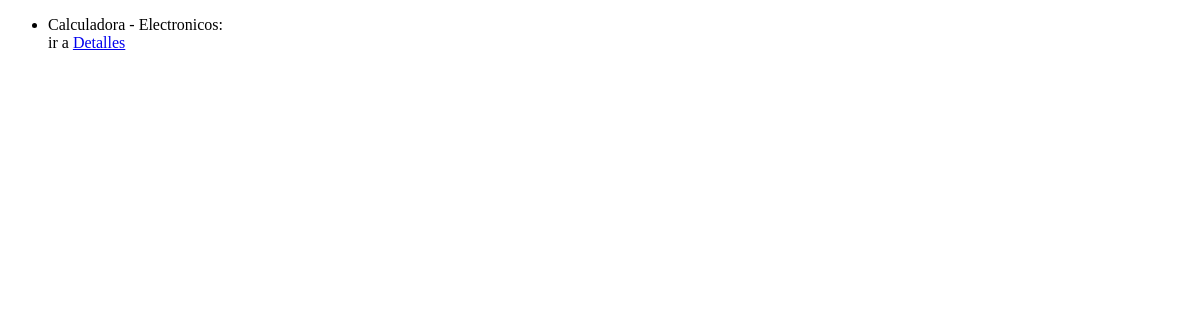
Before: /panel/ with the older database file.
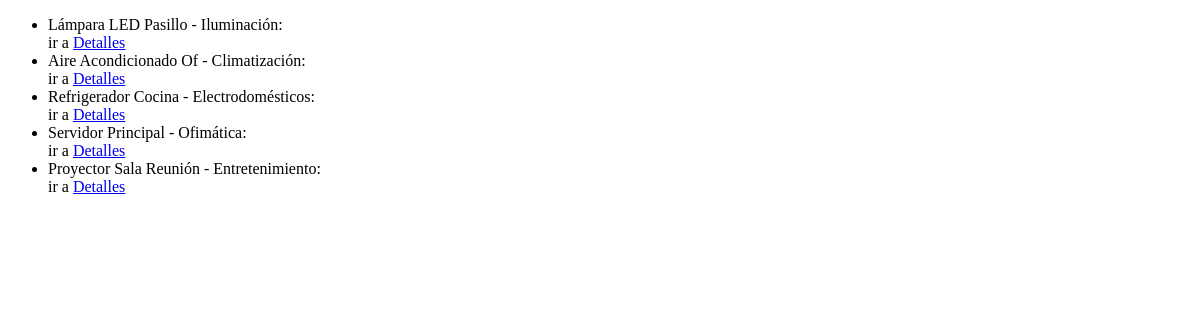
After: the same page with the newer database file.
### dispositivos/models.py (models this page shows, shortened)
class BaseModel(models.Model):
    ESTADOS = [
        ("ACTIVO", "Activo"),
        ("INACTIVO", "Inactivo"),
    ]
    estado = models.CharField(max_length=10, choices=ESTADOS, default="ACTIVO")
    created_at = models.DateTimeField(auto_now_add=True)   # se asigna al crear
    updated_at = models.DateTimeField(auto_now=True)       # se actualiza cada vez que se guarda
    deleted_at = models.DateTimeField(null=True, blank=True)  # opcional para borrado lógico
    class Meta:
        abstract = True   # no crea tabla, solo se hereda

class Dispositivo(BaseModel):
    nombre = models.CharField(max_length=100)
    categoria = models.ForeignKey(Categoria, on_delete=models.CASCADE)
    zona = models.ForeignKey(Zona, on_delete=models.CASCADE)
    consumo_maximo = models.IntegerField()  # watts

class Categoria(BaseModel):
    nombre = models.CharField(max_length=100)
    def __str__(self):
        return self.nombre

### dispositivos/views.py (the view)
# urls.py: path("panel/",inicio),
def inicio(requests):
    dispositivos = Dispositivo.objects.select_related("categoria")
    return render(requests, "dispositivos/panel.html",{"dispositivos":dispositivos})

### dispositivos/templates/dispositivos/panel.html (shortened to what this page needs)
<!DOCTYPE html>
<html lang="en">
<head>
</head>
<body>
    <ul>
        {%for d in dispositivos %}
        <li>{{d.nombre}} - {{d.categoria}}: {{d.categoria.descripcion}}</li>
            ir a <a href="{% url 'dispositivo' d.id %}">Detalles</a>
        {%empty%}
        <li>No hay dispositivos</li>
        {%endfor%}
    </ul>
</body>
</html>

Changed rows visible on the page:
removed Dispositivo: nombre "Calculadora", categoria "Electronicos"
added Dispositivo: nombre "Lámpara LED Pasillo", categoria "Iluminación"
added Dispositivo: nombre "Aire Acondicionado Of", categoria "Climatización"
added Dispositivo: nombre "Refrigerador Cocina", categoria "Electrodomésticos"
added Dispositivo: nombre "Servidor Principal", categoria "Ofimática"
added Dispositivo: nombre "Proyector Sala Reunión", categoria "Entretenimiento"
